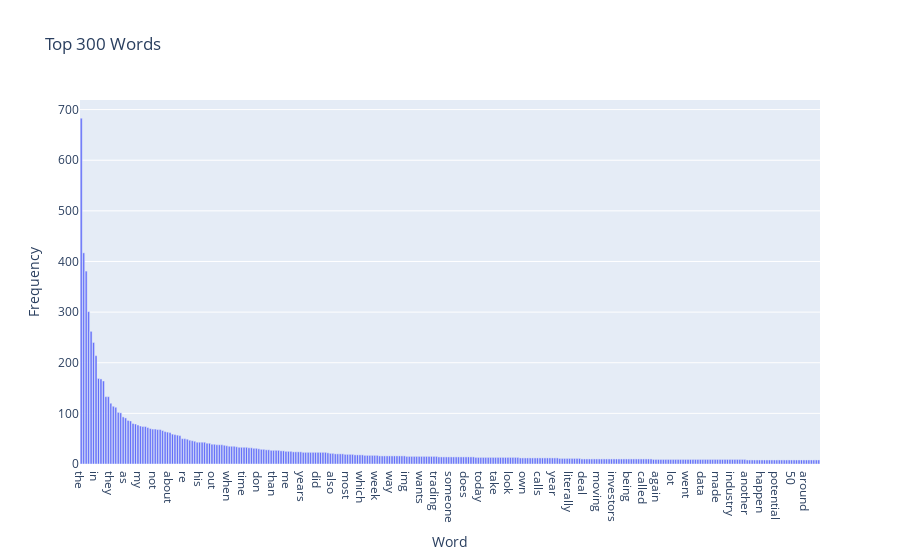

Here is the notebook cell this chart was saved with:
### Code cell
# Answer here

# observe only top 300 frequently used words
import plotly.express as px

idx = term_frequencies.argsort()[::-1][:300]
words = count_vect.get_feature_names_out()[idx]
counts = term_frequencies[idx]

fig = px.bar(x=words, y=counts, 
             labels={'x': 'Word', 'y': 'Frequency'}, 
             title='Top 300 Words')

fig.show()

### Figure 1 — Plotly figure (JSON) as saved in the notebook; plotly's stock layout.template omitted (floating-point values rounded to 4 significant figures; data arrays with more than 128 entries replaced by an {"elided": "..."} marker saying what was removed)
{"data": [{"hovertemplate": "Word=%{x}<br>Frequency=%{y}<extra></extra>", "legendgroup": "", "marker": {"color": "#636efa", "pattern": {"shape": ""}}, "name": "", "orientation": "v", "showlegend": false, "textposition": "auto", "type": "bar", "x": {"elided": "300 str values"}, "xaxis": "x", "y": {"elided": "300 int values"}, "yaxis": "y"}], "layout": {"barmode": "relative", "legend": {"tracegroupgap": 0}, "title": {"text": "Top 300 Words"}, "xaxis": {"anchor": "y", "domain": [0, 1], "title": {"text": "Word"}}, "yaxis": {"anchor": "x", "domain": [0, 1], "title": {"text": "Frequency"}}}}
